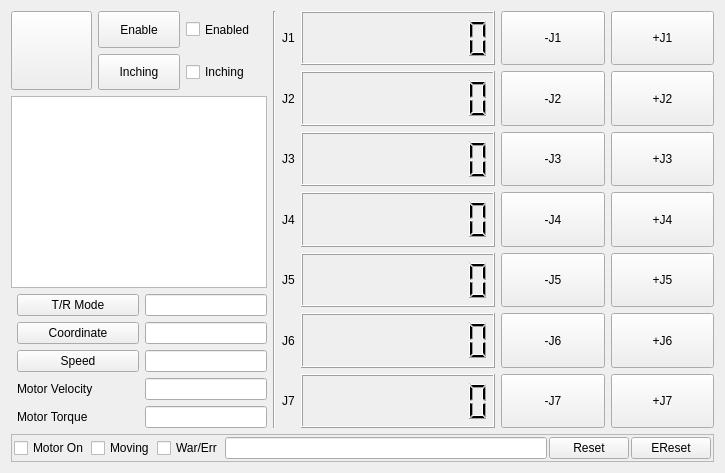
<?xml version="1.0" encoding="UTF-8"?>
<ui version="4.0">
 <class>FormJog</class>
 <widget class="QWidget" name="FormJog">
  <property name="geometry">
   <rect>
    <x>0</x>
    <y>0</y>
    <width>725</width>
    <height>473</height>
   </rect>
  </property>
  <property name="windowTitle">
   <string>Form</string>
  </property>
  <layout class="QGridLayout" name="gridLayout_4">
   <item row="0" column="0">
    <layout class="QVBoxLayout" name="verticalLayout_3">
     <item>
      <layout class="QGridLayout" name="gridLayout_5">
       <item row="0" column="0" rowspan="2">
        <widget class="QPushButton" name="btnServo">
         <property name="sizePolicy">
          <sizepolicy hsizetype="Expanding" vsizetype="Expanding">
           <horstretch>0</horstretch>
           <verstretch>0</verstretch>
          </sizepolicy>
         </property>
         <property name="text">
          <string/>
         </property>
         <property name="iconSize">
          <size>
           <width>100</width>
           <height>105</height>
          </size>
         </property>
        </widget>
       </item>
       <item row="0" column="1">
        <widget class="QPushButton" name="btnEnable">
         <property name="sizePolicy">
          <sizepolicy hsizetype="Expanding" vsizetype="Expanding">
           <horstretch>0</horstretch>
           <verstretch>0</verstretch>
          </sizepolicy>
         </property>
         <property name="text">
          <string>Enable</string>
         </property>
        </widget>
       </item>
       <item row="0" column="2">
        <widget class="QCheckBox" name="chkTPEnabled">
         <property name="sizePolicy">
          <sizepolicy hsizetype="Expanding" vsizetype="Expanding">
           <horstretch>0</horstretch>
           <verstretch>0</verstretch>
          </sizepolicy>
         </property>
         <property name="text">
          <string>Enabled</string>
         </property>
        </widget>
       </item>
       <item row="1" column="1">
        <widget class="QPushButton" name="btnInching">
         <property name="sizePolicy">
          <sizepolicy hsizetype="Expanding" vsizetype="Expanding">
           <horstretch>0</horstretch>
           <verstretch>0</verstretch>
          </sizepolicy>
         </property>
         <property name="text">
          <string>Inching</string>
         </property>
        </widget>
       </item>
       <item row="1" column="2">
        <widget class="QCheckBox" name="chkTPInching">
         <property name="sizePolicy">
          <sizepolicy hsizetype="Expanding" vsizetype="Expanding">
           <horstretch>0</horstretch>
           <verstretch>0</verstretch>
          </sizepolicy>
         </property>
         <property name="text">
          <string>Inching</string>
         </property>
        </widget>
       </item>
      </layout>
     </item>
     <item>
      <layout class="QGridLayout" name="gridLayout_2">
       <item row="4" column="2">
        <widget class="QLineEdit" name="txtJogSpeed">
         <property name="sizePolicy">
          <sizepolicy hsizetype="Expanding" vsizetype="Expanding">
           <horstretch>0</horstretch>
           <verstretch>0</verstretch>
          </sizepolicy>
         </property>
        </widget>
       </item>
       <item row="3" column="2">
        <widget class="QLineEdit" name="txtTPCoordinate">
         <property name="sizePolicy">
          <sizepolicy hsizetype="Expanding" vsizetype="Expanding">
           <horstretch>0</horstretch>
           <verstretch>0</verstretch>
          </sizepolicy>
         </property>
        </widget>
       </item>
       <item row="2" column="1">
        <widget class="QPushButton" name="btnTRmode">
         <property name="sizePolicy">
          <sizepolicy hsizetype="Expanding" vsizetype="Expanding">
           <horstretch>0</horstretch>
           <verstretch>0</verstretch>
          </sizepolicy>
         </property>
         <property name="text">
          <string>T/R Mode</string>
         </property>
        </widget>
       </item>
       <item row="4" column="1">
        <widget class="QPushButton" name="btnTeachSpeed">
         <property name="sizePolicy">
          <sizepolicy hsizetype="Expanding" vsizetype="Expanding">
           <horstretch>0</horstretch>
           <verstretch>0</verstretch>
          </sizepolicy>
         </property>
         <property name="text">
          <string>Speed</string>
         </property>
        </widget>
       </item>
       <item row="3" column="1">
        <widget class="QPushButton" name="btnCoordinate">
         <property name="sizePolicy">
          <sizepolicy hsizetype="Expanding" vsizetype="Expanding">
           <horstretch>0</horstretch>
           <verstretch>0</verstretch>
          </sizepolicy>
         </property>
         <property name="text">
          <string>Coordinate</string>
         </property>
        </widget>
       </item>
       <item row="2" column="2">
        <widget class="QLineEdit" name="txtTRMode">
         <property name="sizePolicy">
          <sizepolicy hsizetype="Expanding" vsizetype="Expanding">
           <horstretch>0</horstretch>
           <verstretch>0</verstretch>
          </sizepolicy>
         </property>
        </widget>
       </item>
       <item row="0" column="0" colspan="3">
        <widget class="QTextEdit" name="txtOutput"/>
       </item>
       <item row="5" column="2">
        <widget class="QLineEdit" name="txtMotorVelocity"/>
       </item>
       <item row="6" column="2">
        <widget class="QLineEdit" name="txtMotorTorque"/>
       </item>
       <item row="5" column="1">
        <widget class="QLabel" name="label_7">
         <property name="text">
          <string>Motor Velocity</string>
         </property>
        </widget>
       </item>
       <item row="6" column="1">
        <widget class="QLabel" name="label_8">
         <property name="text">
          <string>Motor Torque</string>
         </property>
        </widget>
       </item>
       <item row="1" column="2">
        <layout class="QHBoxLayout" name="horizontalLayout_2"/>
       </item>
      </layout>
     </item>
    </layout>
   </item>
   <item row="0" column="1">
    <widget class="Line" name="line">
     <property name="orientation">
      <enum>Qt::Vertical</enum>
     </property>
    </widget>
   </item>
   <item row="0" column="2">
    <layout class="QGridLayout" name="gridLayout_3">
     <item row="2" column="0">
      <widget class="QLabel" name="lblJoint3">
       <property name="text">
        <string>J3</string>
       </property>
      </widget>
     </item>
     <item row="4" column="0">
      <widget class="QLabel" name="lblJoint5">
       <property name="text">
        <string>J5</string>
       </property>
      </widget>
     </item>
     <item row="3" column="0">
      <widget class="QLabel" name="lblJoint4">
       <property name="text">
        <string>J4</string>
       </property>
      </widget>
     </item>
     <item row="6" column="0">
      <widget class="QLabel" name="lblJoint6">
       <property name="text">
        <string>J6</string>
       </property>
      </widget>
     </item>
     <item row="1" column="1">
      <widget class="QLCDNumber" name="lcdJ2">
       <property name="sizePolicy">
        <sizepolicy hsizetype="Expanding" vsizetype="Minimum">
         <horstretch>0</horstretch>
         <verstretch>0</verstretch>
        </sizepolicy>
       </property>
       <property name="digitCount">
        <number>9</number>
       </property>
      </widget>
     </item>
     <item row="1" column="0">
      <widget class="QLabel" name="lblJoint2">
       <property name="text">
        <string>J2</string>
       </property>
      </widget>
     </item>
     <item row="6" column="1">
      <widget class="QLCDNumber" name="lcdJ6">
       <property name="sizePolicy">
        <sizepolicy hsizetype="Expanding" vsizetype="Minimum">
         <horstretch>0</horstretch>
         <verstretch>0</verstretch>
        </sizepolicy>
       </property>
       <property name="digitCount">
        <number>9</number>
       </property>
      </widget>
     </item>
     <item row="0" column="0">
      <widget class="QLabel" name="lblJoint1">
       <property name="text">
        <string>J1</string>
       </property>
      </widget>
     </item>
     <item row="2" column="1">
      <widget class="QLCDNumber" name="lcdJ3">
       <property name="sizePolicy">
        <sizepolicy hsizetype="Expanding" vsizetype="Minimum">
         <horstretch>0</horstretch>
         <verstretch>0</verstretch>
        </sizepolicy>
       </property>
       <property name="digitCount">
        <number>9</number>
       </property>
      </widget>
     </item>
     <item row="4" column="1">
      <widget class="QLCDNumber" name="lcdJ5">
       <property name="sizePolicy">
        <sizepolicy hsizetype="Expanding" vsizetype="Minimum">
         <horstretch>0</horstretch>
         <verstretch>0</verstretch>
        </sizepolicy>
       </property>
       <property name="digitCount">
        <number>9</number>
       </property>
      </widget>
     </item>
     <item row="3" column="1">
      <widget class="QLCDNumber" name="lcdJ4">
       <property name="sizePolicy">
        <sizepolicy hsizetype="Expanding" vsizetype="Minimum">
         <horstretch>0</horstretch>
         <verstretch>0</verstretch>
        </sizepolicy>
       </property>
       <property name="digitCount">
        <number>9</number>
       </property>
      </widget>
     </item>
     <item row="0" column="1">
      <widget class="QLCDNumber" name="lcdJ1">
       <property name="sizePolicy">
        <sizepolicy hsizetype="Expanding" vsizetype="Minimum">
         <horstretch>0</horstretch>
         <verstretch>0</verstretch>
        </sizepolicy>
       </property>
       <property name="digitCount">
        <number>9</number>
       </property>
      </widget>
     </item>
     <item row="7" column="1">
      <widget class="QLCDNumber" name="lcdJ7">
       <property name="sizePolicy">
        <sizepolicy hsizetype="Expanding" vsizetype="Minimum">
         <horstretch>0</horstretch>
         <verstretch>0</verstretch>
        </sizepolicy>
       </property>
       <property name="digitCount">
        <number>9</number>
       </property>
      </widget>
     </item>
     <item row="7" column="0">
      <widget class="QLabel" name="lblJoint7">
       <property name="text">
        <string>J7</string>
       </property>
      </widget>
     </item>
    </layout>
   </item>
   <item row="0" column="3">
    <layout class="QGridLayout" name="gridLayout">
     <item row="0" column="0">
      <widget class="QPushButton" name="btnM1">
       <property name="sizePolicy">
        <sizepolicy hsizetype="Expanding" vsizetype="Expanding">
         <horstretch>0</horstretch>
         <verstretch>0</verstretch>
        </sizepolicy>
       </property>
       <property name="text">
        <string>-J1</string>
       </property>
      </widget>
     </item>
     <item row="0" column="1">
      <widget class="QPushButton" name="btnP1">
       <property name="sizePolicy">
        <sizepolicy hsizetype="Expanding" vsizetype="Expanding">
         <horstretch>0</horstretch>
         <verstretch>0</verstretch>
        </sizepolicy>
       </property>
       <property name="text">
        <string>+J1</string>
       </property>
      </widget>
     </item>
     <item row="1" column="0">
      <widget class="QPushButton" name="btnM2">
       <property name="sizePolicy">
        <sizepolicy hsizetype="Expanding" vsizetype="Expanding">
         <horstretch>0</horstretch>
         <verstretch>0</verstretch>
        </sizepolicy>
       </property>
       <property name="text">
        <string>-J2</string>
       </property>
      </widget>
     </item>
     <item row="6" column="0">
      <widget class="QPushButton" name="btnM7">
       <property name="sizePolicy">
        <sizepolicy hsizetype="Expanding" vsizetype="Expanding">
         <horstretch>0</horstretch>
         <verstretch>0</verstretch>
        </sizepolicy>
       </property>
       <property name="text">
        <string>-J7</string>
       </property>
      </widget>
     </item>
     <item row="1" column="1">
      <widget class="QPushButton" name="btnP2">
       <property name="sizePolicy">
        <sizepolicy hsizetype="Expanding" vsizetype="Expanding">
         <horstretch>0</horstretch>
         <verstretch>0</verstretch>
        </sizepolicy>
       </property>
       <property name="text">
        <string>+J2</string>
       </property>
      </widget>
     </item>
     <item row="2" column="0">
      <widget class="QPushButton" name="btnM3">
       <property name="sizePolicy">
        <sizepolicy hsizetype="Expanding" vsizetype="Expanding">
         <horstretch>0</horstretch>
         <verstretch>0</verstretch>
        </sizepolicy>
       </property>
       <property name="text">
        <string>-J3</string>
       </property>
      </widget>
     </item>
     <item row="2" column="1">
      <widget class="QPushButton" name="btnP3">
       <property name="sizePolicy">
        <sizepolicy hsizetype="Expanding" vsizetype="Expanding">
         <horstretch>0</horstretch>
         <verstretch>0</verstretch>
        </sizepolicy>
       </property>
       <property name="text">
        <string>+J3</string>
       </property>
      </widget>
     </item>
     <item row="3" column="0">
      <widget class="QPushButton" name="btnM4">
       <property name="sizePolicy">
        <sizepolicy hsizetype="Expanding" vsizetype="Expanding">
         <horstretch>0</horstretch>
         <verstretch>0</verstretch>
        </sizepolicy>
       </property>
       <property name="text">
        <string>-J4</string>
       </property>
      </widget>
     </item>
     <item row="3" column="1">
      <widget class="QPushButton" name="btnP4">
       <property name="sizePolicy">
        <sizepolicy hsizetype="Expanding" vsizetype="Expanding">
         <horstretch>0</horstretch>
         <verstretch>0</verstretch>
        </sizepolicy>
       </property>
       <property name="text">
        <string>+J4</string>
       </property>
      </widget>
     </item>
     <item row="4" column="0">
      <widget class="QPushButton" name="btnM5">
       <property name="sizePolicy">
        <sizepolicy hsizetype="Expanding" vsizetype="Expanding">
         <horstretch>0</horstretch>
         <verstretch>0</verstretch>
        </sizepolicy>
       </property>
       <property name="text">
        <string>-J5</string>
       </property>
      </widget>
     </item>
     <item row="4" column="1">
      <widget class="QPushButton" name="btnP5">
       <property name="sizePolicy">
        <sizepolicy hsizetype="Expanding" vsizetype="Expanding">
         <horstretch>0</horstretch>
         <verstretch>0</verstretch>
        </sizepolicy>
       </property>
       <property name="text">
        <string>+J5</string>
       </property>
      </widget>
     </item>
     <item row="5" column="0">
      <widget class="QPushButton" name="btnM6">
       <property name="sizePolicy">
        <sizepolicy hsizetype="Expanding" vsizetype="Expanding">
         <horstretch>0</horstretch>
         <verstretch>0</verstretch>
        </sizepolicy>
       </property>
       <property name="text">
        <string>-J6</string>
       </property>
      </widget>
     </item>
     <item row="5" column="1">
      <widget class="QPushButton" name="btnP6">
       <property name="sizePolicy">
        <sizepolicy hsizetype="Expanding" vsizetype="Expanding">
         <horstretch>0</horstretch>
         <verstretch>0</verstretch>
        </sizepolicy>
       </property>
       <property name="text">
        <string>+J6</string>
       </property>
      </widget>
     </item>
     <item row="6" column="1">
      <widget class="QPushButton" name="btnP7">
       <property name="sizePolicy">
        <sizepolicy hsizetype="Expanding" vsizetype="Expanding">
         <horstretch>0</horstretch>
         <verstretch>0</verstretch>
        </sizepolicy>
       </property>
       <property name="text">
        <string>+J7</string>
       </property>
      </widget>
     </item>
    </layout>
   </item>
   <item row="1" column="0" colspan="4">
    <widget class="QFrame" name="frame_2">
     <property name="frameShape">
      <enum>QFrame::StyledPanel</enum>
     </property>
     <property name="frameShadow">
      <enum>QFrame::Raised</enum>
     </property>
     <layout class="QHBoxLayout" name="horizontalLayout">
      <property name="spacing">
       <number>2</number>
      </property>
      <property name="leftMargin">
       <number>2</number>
      </property>
      <property name="topMargin">
       <number>2</number>
      </property>
      <property name="rightMargin">
       <number>2</number>
      </property>
      <property name="bottomMargin">
       <number>2</number>
      </property>
      <item>
       <widget class="QCheckBox" name="chkMotorOn">
        <property name="text">
         <string>Motor On</string>
        </property>
       </widget>
      </item>
      <item>
       <widget class="QCheckBox" name="chkMoving">
        <property name="text">
         <string>Moving</string>
        </property>
       </widget>
      </item>
      <item>
       <widget class="QCheckBox" name="chkError">
        <property name="text">
         <string>War/Err</string>
        </property>
       </widget>
      </item>
      <item>
       <widget class="QLineEdit" name="txtErrorStatus"/>
      </item>
      <item>
       <widget class="QPushButton" name="btnResetError">
        <property name="text">
         <string>Reset</string>
        </property>
       </widget>
      </item>
      <item>
       <widget class="QPushButton" name="btnResetEcatError">
        <property name="text">
         <string>EReset</string>
        </property>
       </widget>
      </item>
     </layout>
    </widget>
   </item>
  </layout>
 </widget>
 <resources/>
 <connections/>
</ui>
